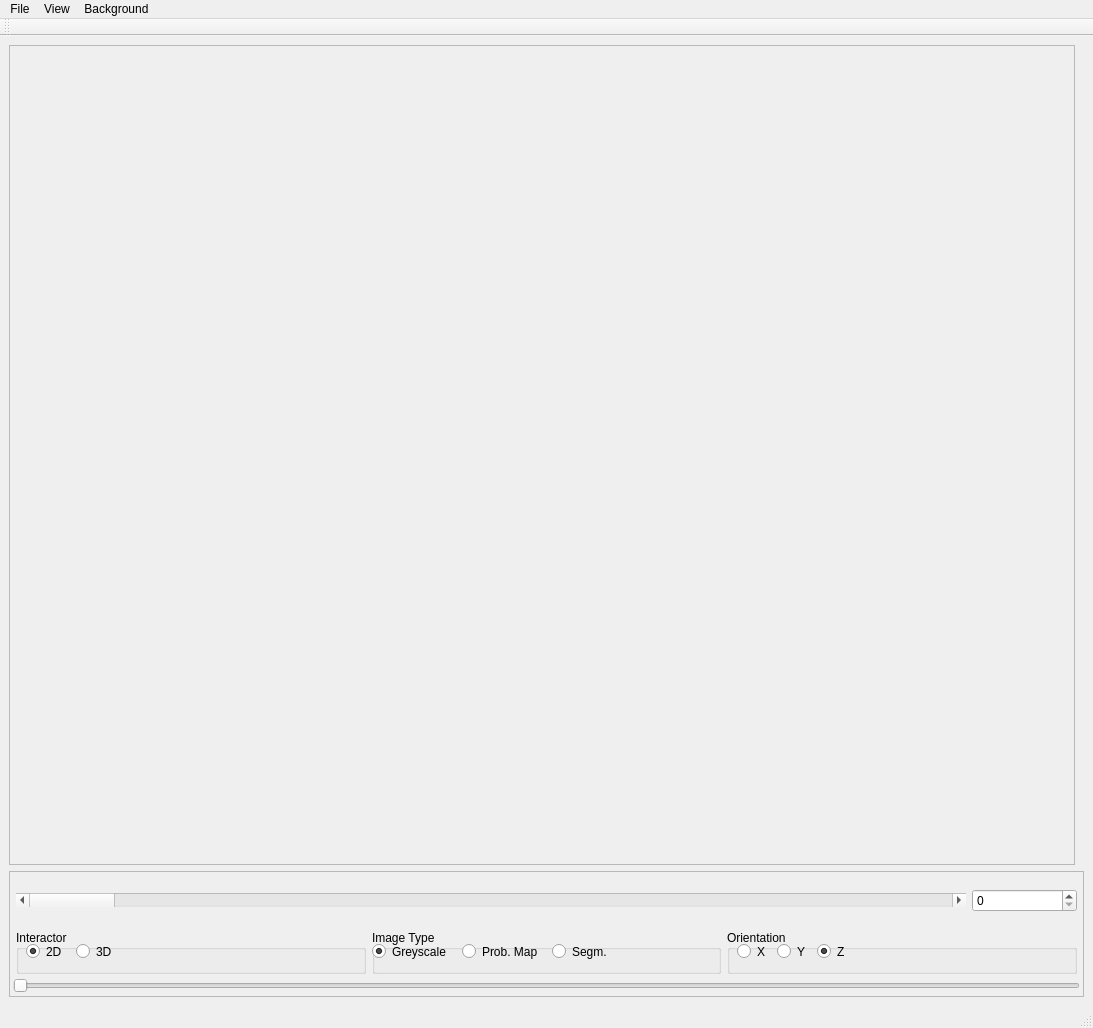
<ui version="4.0" >
 <class>MultiVizViewer</class>
 <widget class="QMainWindow" name="MultiVizViewer" >
  <property name="geometry" >
   <rect>
    <x>0</x>
    <y>0</y>
    <width>1093</width>
    <height>1028</height>
   </rect>
  </property>
  <property name="acceptDrops" >
   <bool>true</bool>
  </property>
  <property name="windowTitle" >
   <string>crlViz MultiViewer</string>
  </property>
  <widget class="QWidget" name="centralwidget" >
   <layout class="QVBoxLayout" >
    <property name="spacing" >
     <number>6</number>
    </property>
    <property name="margin" >
     <number>9</number>
    </property>
    <item>
     <widget class="QFrame" name="viewFrame" >
      <property name="sizePolicy" >
       <sizepolicy vsizetype="Expanding" hsizetype="Expanding" >
        <horstretch>0</horstretch>
        <verstretch>9</verstretch>
       </sizepolicy>
      </property>
      <property name="minimumSize" >
       <size>
        <width>128</width>
        <height>128</height>
       </size>
      </property>
      <property name="maximumSize" >
       <size>
        <width>1066</width>
        <height>820</height>
       </size>
      </property>
      <property name="acceptDrops" >
       <bool>true</bool>
      </property>
      <property name="frameShape" >
       <enum>QFrame::StyledPanel</enum>
      </property>
      <property name="frameShadow" >
       <enum>QFrame::Raised</enum>
      </property>
      <property name="lineWidth" >
       <number>1</number>
      </property>
      <widget class="QVTKWidget" native="1" name="qvtkWidget" >
       <property name="geometry" >
        <rect>
         <x>0</x>
         <y>0</y>
         <width>256</width>
         <height>256</height>
        </rect>
       </property>
       <property name="sizePolicy" >
        <sizepolicy vsizetype="Preferred" hsizetype="Preferred" >
         <horstretch>0</horstretch>
         <verstretch>9</verstretch>
        </sizepolicy>
       </property>
       <property name="minimumSize" >
        <size>
         <width>256</width>
         <height>256</height>
        </size>
       </property>
       <property name="maximumSize" >
        <size>
         <width>256</width>
         <height>256</height>
        </size>
       </property>
       <property name="baseSize" >
        <size>
         <width>256</width>
         <height>256</height>
        </size>
       </property>
       <property name="acceptDrops" >
        <bool>false</bool>
       </property>
      </widget>
      <widget class="QVTKWidget" native="1" name="qvtkWidget_2" >
       <property name="geometry" >
        <rect>
         <x>270</x>
         <y>0</y>
         <width>256</width>
         <height>256</height>
        </rect>
       </property>
       <property name="sizePolicy" >
        <sizepolicy vsizetype="Preferred" hsizetype="Preferred" >
         <horstretch>0</horstretch>
         <verstretch>9</verstretch>
        </sizepolicy>
       </property>
       <property name="minimumSize" >
        <size>
         <width>256</width>
         <height>256</height>
        </size>
       </property>
       <property name="maximumSize" >
        <size>
         <width>256</width>
         <height>256</height>
        </size>
       </property>
       <property name="baseSize" >
        <size>
         <width>256</width>
         <height>256</height>
        </size>
       </property>
       <property name="acceptDrops" >
        <bool>false</bool>
       </property>
      </widget>
      <widget class="QVTKWidget" native="1" name="qvtkWidget_3" >
       <property name="geometry" >
        <rect>
         <x>540</x>
         <y>0</y>
         <width>256</width>
         <height>256</height>
        </rect>
       </property>
       <property name="sizePolicy" >
        <sizepolicy vsizetype="Preferred" hsizetype="Preferred" >
         <horstretch>0</horstretch>
         <verstretch>9</verstretch>
        </sizepolicy>
       </property>
       <property name="minimumSize" >
        <size>
         <width>256</width>
         <height>256</height>
        </size>
       </property>
       <property name="maximumSize" >
        <size>
         <width>256</width>
         <height>256</height>
        </size>
       </property>
       <property name="baseSize" >
        <size>
         <width>256</width>
         <height>256</height>
        </size>
       </property>
       <property name="acceptDrops" >
        <bool>false</bool>
       </property>
      </widget>
      <widget class="QVTKWidget" native="1" name="qvtkWidget_4" >
       <property name="geometry" >
        <rect>
         <x>810</x>
         <y>0</y>
         <width>256</width>
         <height>256</height>
        </rect>
       </property>
       <property name="sizePolicy" >
        <sizepolicy vsizetype="Preferred" hsizetype="Preferred" >
         <horstretch>0</horstretch>
         <verstretch>9</verstretch>
        </sizepolicy>
       </property>
       <property name="minimumSize" >
        <size>
         <width>256</width>
         <height>256</height>
        </size>
       </property>
       <property name="maximumSize" >
        <size>
         <width>256</width>
         <height>256</height>
        </size>
       </property>
       <property name="baseSize" >
        <size>
         <width>256</width>
         <height>256</height>
        </size>
       </property>
       <property name="acceptDrops" >
        <bool>false</bool>
       </property>
      </widget>
      <widget class="QVTKWidget" native="1" name="qvtkWidget_5" >
       <property name="geometry" >
        <rect>
         <x>0</x>
         <y>270</y>
         <width>256</width>
         <height>256</height>
        </rect>
       </property>
       <property name="sizePolicy" >
        <sizepolicy vsizetype="Preferred" hsizetype="Preferred" >
         <horstretch>0</horstretch>
         <verstretch>9</verstretch>
        </sizepolicy>
       </property>
       <property name="minimumSize" >
        <size>
         <width>256</width>
         <height>256</height>
        </size>
       </property>
       <property name="maximumSize" >
        <size>
         <width>256</width>
         <height>256</height>
        </size>
       </property>
       <property name="baseSize" >
        <size>
         <width>256</width>
         <height>256</height>
        </size>
       </property>
       <property name="acceptDrops" >
        <bool>false</bool>
       </property>
      </widget>
      <widget class="QVTKWidget" native="1" name="qvtkWidget_6" >
       <property name="geometry" >
        <rect>
         <x>270</x>
         <y>270</y>
         <width>256</width>
         <height>256</height>
        </rect>
       </property>
       <property name="sizePolicy" >
        <sizepolicy vsizetype="Preferred" hsizetype="Preferred" >
         <horstretch>0</horstretch>
         <verstretch>9</verstretch>
        </sizepolicy>
       </property>
       <property name="minimumSize" >
        <size>
         <width>256</width>
         <height>256</height>
        </size>
       </property>
       <property name="maximumSize" >
        <size>
         <width>256</width>
         <height>256</height>
        </size>
       </property>
       <property name="baseSize" >
        <size>
         <width>256</width>
         <height>256</height>
        </size>
       </property>
       <property name="acceptDrops" >
        <bool>false</bool>
       </property>
      </widget>
      <widget class="QVTKWidget" native="1" name="qvtkWidget_7" >
       <property name="geometry" >
        <rect>
         <x>540</x>
         <y>270</y>
         <width>256</width>
         <height>256</height>
        </rect>
       </property>
       <property name="sizePolicy" >
        <sizepolicy vsizetype="Preferred" hsizetype="Preferred" >
         <horstretch>0</horstretch>
         <verstretch>9</verstretch>
        </sizepolicy>
       </property>
       <property name="minimumSize" >
        <size>
         <width>256</width>
         <height>256</height>
        </size>
       </property>
       <property name="maximumSize" >
        <size>
         <width>256</width>
         <height>256</height>
        </size>
       </property>
       <property name="baseSize" >
        <size>
         <width>256</width>
         <height>256</height>
        </size>
       </property>
       <property name="acceptDrops" >
        <bool>false</bool>
       </property>
      </widget>
      <widget class="QVTKWidget" native="1" name="qvtkWidget_8" >
       <property name="geometry" >
        <rect>
         <x>810</x>
         <y>270</y>
         <width>256</width>
         <height>256</height>
        </rect>
       </property>
       <property name="sizePolicy" >
        <sizepolicy vsizetype="Preferred" hsizetype="Preferred" >
         <horstretch>0</horstretch>
         <verstretch>9</verstretch>
        </sizepolicy>
       </property>
       <property name="minimumSize" >
        <size>
         <width>256</width>
         <height>256</height>
        </size>
       </property>
       <property name="maximumSize" >
        <size>
         <width>256</width>
         <height>256</height>
        </size>
       </property>
       <property name="baseSize" >
        <size>
         <width>256</width>
         <height>256</height>
        </size>
       </property>
       <property name="acceptDrops" >
        <bool>false</bool>
       </property>
      </widget>
      <widget class="QVTKWidget" native="1" name="qvtkWidget_9" >
       <property name="geometry" >
        <rect>
         <x>0</x>
         <y>540</y>
         <width>256</width>
         <height>256</height>
        </rect>
       </property>
       <property name="sizePolicy" >
        <sizepolicy vsizetype="Preferred" hsizetype="Preferred" >
         <horstretch>0</horstretch>
         <verstretch>9</verstretch>
        </sizepolicy>
       </property>
       <property name="minimumSize" >
        <size>
         <width>256</width>
         <height>256</height>
        </size>
       </property>
       <property name="maximumSize" >
        <size>
         <width>256</width>
         <height>256</height>
        </size>
       </property>
       <property name="baseSize" >
        <size>
         <width>256</width>
         <height>256</height>
        </size>
       </property>
       <property name="acceptDrops" >
        <bool>false</bool>
       </property>
      </widget>
      <widget class="QVTKWidget" native="1" name="qvtkWidget_10" >
       <property name="geometry" >
        <rect>
         <x>270</x>
         <y>540</y>
         <width>256</width>
         <height>256</height>
        </rect>
       </property>
       <property name="sizePolicy" >
        <sizepolicy vsizetype="Preferred" hsizetype="Preferred" >
         <horstretch>0</horstretch>
         <verstretch>9</verstretch>
        </sizepolicy>
       </property>
       <property name="minimumSize" >
        <size>
         <width>256</width>
         <height>256</height>
        </size>
       </property>
       <property name="maximumSize" >
        <size>
         <width>256</width>
         <height>256</height>
        </size>
       </property>
       <property name="baseSize" >
        <size>
         <width>256</width>
         <height>256</height>
        </size>
       </property>
       <property name="acceptDrops" >
        <bool>false</bool>
       </property>
      </widget>
      <widget class="QVTKWidget" native="1" name="qvtkWidget_11" >
       <property name="geometry" >
        <rect>
         <x>540</x>
         <y>540</y>
         <width>256</width>
         <height>256</height>
        </rect>
       </property>
       <property name="sizePolicy" >
        <sizepolicy vsizetype="Preferred" hsizetype="Preferred" >
         <horstretch>0</horstretch>
         <verstretch>9</verstretch>
        </sizepolicy>
       </property>
       <property name="minimumSize" >
        <size>
         <width>256</width>
         <height>256</height>
        </size>
       </property>
       <property name="maximumSize" >
        <size>
         <width>256</width>
         <height>256</height>
        </size>
       </property>
       <property name="baseSize" >
        <size>
         <width>256</width>
         <height>256</height>
        </size>
       </property>
       <property name="acceptDrops" >
        <bool>false</bool>
       </property>
      </widget>
      <widget class="QVTKWidget" native="1" name="qvtkWidget_12" >
       <property name="geometry" >
        <rect>
         <x>810</x>
         <y>540</y>
         <width>256</width>
         <height>256</height>
        </rect>
       </property>
       <property name="sizePolicy" >
        <sizepolicy vsizetype="Preferred" hsizetype="Preferred" >
         <horstretch>0</horstretch>
         <verstretch>9</verstretch>
        </sizepolicy>
       </property>
       <property name="minimumSize" >
        <size>
         <width>256</width>
         <height>256</height>
        </size>
       </property>
       <property name="maximumSize" >
        <size>
         <width>256</width>
         <height>256</height>
        </size>
       </property>
       <property name="baseSize" >
        <size>
         <width>256</width>
         <height>256</height>
        </size>
       </property>
       <property name="acceptDrops" >
        <bool>false</bool>
       </property>
      </widget>
     </widget>
    </item>
    <item>
     <widget class="QFrame" name="frame" >
      <property name="sizePolicy" >
       <sizepolicy vsizetype="Expanding" hsizetype="Expanding" >
        <horstretch>0</horstretch>
        <verstretch>1</verstretch>
       </sizepolicy>
      </property>
      <property name="minimumSize" >
       <size>
        <width>16</width>
        <height>110</height>
       </size>
      </property>
      <property name="frameShape" >
       <enum>QFrame::StyledPanel</enum>
      </property>
      <property name="frameShadow" >
       <enum>QFrame::Raised</enum>
      </property>
      <layout class="QVBoxLayout" >
       <property name="spacing" >
        <number>1</number>
       </property>
       <property name="margin" >
        <number>3</number>
       </property>
       <item>
        <widget class="QFrame" name="frame_2" >
         <property name="frameShape" >
          <enum>QFrame::NoFrame</enum>
         </property>
         <property name="frameShadow" >
          <enum>QFrame::Raised</enum>
         </property>
         <layout class="QHBoxLayout" >
          <property name="spacing" >
           <number>6</number>
          </property>
          <property name="margin" >
           <number>3</number>
          </property>
          <item>
           <widget class="QScrollBar" name="sliceScrollBar" >
            <property name="sizePolicy" >
             <sizepolicy vsizetype="Fixed" hsizetype="Minimum" >
              <horstretch>90</horstretch>
              <verstretch>0</verstretch>
             </sizepolicy>
            </property>
            <property name="orientation" >
             <enum>Qt::Horizontal</enum>
            </property>
           </widget>
          </item>
          <item>
           <widget class="QSpinBox" name="sliceSpinBox" >
            <property name="sizePolicy" >
             <sizepolicy vsizetype="Fixed" hsizetype="Minimum" >
              <horstretch>10</horstretch>
              <verstretch>0</verstretch>
             </sizepolicy>
            </property>
           </widget>
          </item>
         </layout>
        </widget>
       </item>
       <item>
        <widget class="QFrame" name="frame_3" >
         <property name="frameShape" >
          <enum>QFrame::NoFrame</enum>
         </property>
         <property name="frameShadow" >
          <enum>QFrame::Plain</enum>
         </property>
         <property name="lineWidth" >
          <number>0</number>
         </property>
         <layout class="QHBoxLayout" >
          <property name="spacing" >
           <number>6</number>
          </property>
          <property name="margin" >
           <number>3</number>
          </property>
          <item>
           <widget class="QGroupBox" name="groupBox" >
            <property name="minimumSize" >
             <size>
              <width>100</width>
              <height>40</height>
             </size>
            </property>
            <property name="title" >
             <string>Interactor</string>
            </property>
            <widget class="QRadioButton" name="interactor3D" >
             <property name="geometry" >
              <rect>
               <x>60</x>
               <y>10</y>
               <width>41</width>
               <height>23</height>
              </rect>
             </property>
             <property name="text" >
              <string>3D</string>
             </property>
            </widget>
            <widget class="QRadioButton" name="interactor2D" >
             <property name="geometry" >
              <rect>
               <x>10</x>
               <y>10</y>
               <width>41</width>
               <height>23</height>
              </rect>
             </property>
             <property name="text" >
              <string>2D</string>
             </property>
             <property name="checked" >
              <bool>true</bool>
             </property>
            </widget>
           </widget>
          </item>
          <item>
           <widget class="QGroupBox" name="groupBox_3" >
            <property name="minimumSize" >
             <size>
              <width>250</width>
              <height>0</height>
             </size>
            </property>
            <property name="title" >
             <string>Image Type</string>
            </property>
            <widget class="QRadioButton" name="lutSegmentation" >
             <property name="geometry" >
              <rect>
               <x>180</x>
               <y>10</y>
               <width>61</width>
               <height>23</height>
              </rect>
             </property>
             <property name="text" >
              <string>Segm.</string>
             </property>
            </widget>
            <widget class="QRadioButton" name="lutProbabilityMap" >
             <property name="geometry" >
              <rect>
               <x>90</x>
               <y>10</y>
               <width>81</width>
               <height>23</height>
              </rect>
             </property>
             <property name="text" >
              <string>Prob. Map</string>
             </property>
            </widget>
            <widget class="QRadioButton" name="lutGreyscale" >
             <property name="geometry" >
              <rect>
               <x>0</x>
               <y>10</y>
               <width>81</width>
               <height>23</height>
              </rect>
             </property>
             <property name="text" >
              <string>Greyscale</string>
             </property>
             <property name="checked" >
              <bool>true</bool>
             </property>
            </widget>
           </widget>
          </item>
          <item>
           <widget class="QGroupBox" name="groupBox_2" >
            <property name="minimumSize" >
             <size>
              <width>120</width>
              <height>0</height>
             </size>
            </property>
            <property name="title" >
             <string>Orientation</string>
            </property>
            <widget class="QRadioButton" name="orientationXZ" >
             <property name="geometry" >
              <rect>
               <x>50</x>
               <y>10</y>
               <width>41</width>
               <height>23</height>
              </rect>
             </property>
             <property name="text" >
              <string>Y</string>
             </property>
            </widget>
            <widget class="QRadioButton" name="orientationXY" >
             <property name="geometry" >
              <rect>
               <x>90</x>
               <y>10</y>
               <width>31</width>
               <height>23</height>
              </rect>
             </property>
             <property name="text" >
              <string>Z</string>
             </property>
             <property name="checked" >
              <bool>true</bool>
             </property>
            </widget>
            <widget class="QRadioButton" name="orientationYZ" >
             <property name="geometry" >
              <rect>
               <x>10</x>
               <y>10</y>
               <width>31</width>
               <height>23</height>
              </rect>
             </property>
             <property name="text" >
              <string>X</string>
             </property>
            </widget>
           </widget>
          </item>
         </layout>
        </widget>
       </item>
       <item>
        <widget class="QSlider" name="blendingSlider" >
         <property name="maximum" >
          <number>100</number>
         </property>
         <property name="orientation" >
          <enum>Qt::Horizontal</enum>
         </property>
         <property name="tickPosition" >
          <enum>QSlider::NoTicks</enum>
         </property>
        </widget>
       </item>
      </layout>
     </widget>
    </item>
   </layout>
  </widget>
  <widget class="QMenuBar" name="menubar" >
   <property name="geometry" >
    <rect>
     <x>0</x>
     <y>0</y>
     <width>1093</width>
     <height>25</height>
    </rect>
   </property>
   <widget class="QMenu" name="menuFile" >
    <property name="title" >
     <string>File</string>
    </property>
    <addaction name="actionExit" />
   </widget>
   <widget class="QMenu" name="menuBackground" >
    <property name="title" >
     <string>Background</string>
    </property>
    <addaction name="actionBlack" />
    <addaction name="actionWhite" />
   </widget>
   <widget class="QMenu" name="menuView" >
    <property name="title" >
     <string>View</string>
    </property>
    <addaction name="actionShow_Marker" />
   </widget>
   <addaction name="menuFile" />
   <addaction name="menuView" />
   <addaction name="menuBackground" />
  </widget>
  <widget class="QStatusBar" name="statusbar" />
  <widget class="QToolBar" name="toolBar" >
   <property name="windowTitle" >
    <string>toolBar</string>
   </property>
   <attribute name="toolBarArea" >
    <enum>TopToolBarArea</enum>
   </attribute>
   <attribute name="toolBarBreak" >
    <bool>false</bool>
   </attribute>
  </widget>
  <action name="actionOpen_Scene" >
   <property name="text" >
    <string>Open Scene</string>
   </property>
  </action>
  <action name="actionSave_Scene" >
   <property name="text" >
    <string>Save Scene</string>
   </property>
  </action>
  <action name="actionAdd_Volume" >
   <property name="text" >
    <string>Add &amp;Volume</string>
   </property>
   <property name="shortcut" >
    <string>V</string>
   </property>
   <property name="shortcutContext" >
    <enum>Qt::ApplicationShortcut</enum>
   </property>
  </action>
  <action name="actionAdd_Model" >
   <property name="text" >
    <string>Add Model</string>
   </property>
  </action>
  <action name="actionExit" >
   <property name="text" >
    <string>Close</string>
   </property>
  </action>
  <action name="actionAbout_Viz" >
   <property name="text" >
    <string>About Viz</string>
   </property>
  </action>
  <action name="actionKeyboard_shortcuts" >
   <property name="text" >
    <string>Keyboard shortcuts</string>
   </property>
  </action>
  <action name="actionRemove_Overlay_Image" >
   <property name="text" >
    <string>Remove Overlay Image</string>
   </property>
  </action>
  <action name="actionRemove_Tensors" >
   <property name="text" >
    <string>Remove Tensors</string>
   </property>
  </action>
  <action name="actionGroup1" >
   <property name="checkable" >
    <bool>true</bool>
   </property>
   <property name="checked" >
    <bool>true</bool>
   </property>
   <property name="text" >
    <string>1</string>
   </property>
  </action>
  <action name="actionGroup2" >
   <property name="checkable" >
    <bool>true</bool>
   </property>
   <property name="checked" >
    <bool>false</bool>
   </property>
   <property name="text" >
    <string>2</string>
   </property>
  </action>
  <action name="actionGroup3" >
   <property name="checkable" >
    <bool>true</bool>
   </property>
   <property name="text" >
    <string>3</string>
   </property>
  </action>
  <action name="actionDisplay_Cursor" >
   <property name="checkable" >
    <bool>true</bool>
   </property>
   <property name="text" >
    <string>Display Cursor</string>
   </property>
   <property name="shortcut" >
    <string>C</string>
   </property>
  </action>
  <action name="actionSave_Points" >
   <property name="text" >
    <string>Save Points...</string>
   </property>
  </action>
  <action name="actionClear_Points" >
   <property name="text" >
    <string>Clear Points...</string>
   </property>
  </action>
  <action name="actionSelect_ROI" >
   <property name="checkable" >
    <bool>true</bool>
   </property>
   <property name="text" >
    <string>Select ROI</string>
   </property>
  </action>
  <action name="actionSave_ROI" >
   <property name="text" >
    <string>Save ROI...</string>
   </property>
  </action>
  <action name="actionSave_Screenshot" >
   <property name="text" >
    <string>Save Screenshot...</string>
   </property>
   <property name="iconText" >
    <string>Save Screenshot</string>
   </property>
   <property name="toolTip" >
    <string>Save Screenshot</string>
   </property>
  </action>
  <action name="actionNo_Group" >
   <property name="checkable" >
    <bool>true</bool>
   </property>
   <property name="text" >
    <string>No Group</string>
   </property>
  </action>
  <action name="actionShow_Marker" >
   <property name="checkable" >
    <bool>true</bool>
   </property>
   <property name="checked" >
    <bool>false</bool>
   </property>
   <property name="text" >
    <string>Show Marker</string>
   </property>
  </action>
  <action name="actionBlack" >
   <property name="text" >
    <string>Black</string>
   </property>
  </action>
  <action name="actionWhite" >
   <property name="text" >
    <string>White</string>
   </property>
  </action>
  <action name="actionShow_Bounding_Box" >
   <property name="checkable" >
    <bool>true</bool>
   </property>
   <property name="checked" >
    <bool>true</bool>
   </property>
   <property name="enabled" >
    <bool>false</bool>
   </property>
   <property name="text" >
    <string>Show Bounding Box</string>
   </property>
  </action>
  <action name="actionShow_Orientation_Cube" >
   <property name="checkable" >
    <bool>true</bool>
   </property>
   <property name="checked" >
    <bool>true</bool>
   </property>
   <property name="enabled" >
    <bool>false</bool>
   </property>
   <property name="text" >
    <string>Show Orientation Cube</string>
   </property>
  </action>
  <action name="actionSmall_Cube" >
   <property name="checkable" >
    <bool>true</bool>
   </property>
   <property name="enabled" >
    <bool>false</bool>
   </property>
   <property name="text" >
    <string>Small Cube</string>
   </property>
  </action>
  <action name="actionSave_RIB_File" >
   <property name="text" >
    <string>Save RIB File...</string>
   </property>
  </action>
 </widget>
 <customwidgets>
  <customwidget>
   <class>QVTKWidget</class>
   <extends>QWidget</extends>
   <header>QVTKWidget.h</header>
  </customwidget>
 </customwidgets>
 <resources/>
 <connections/>
</ui>
